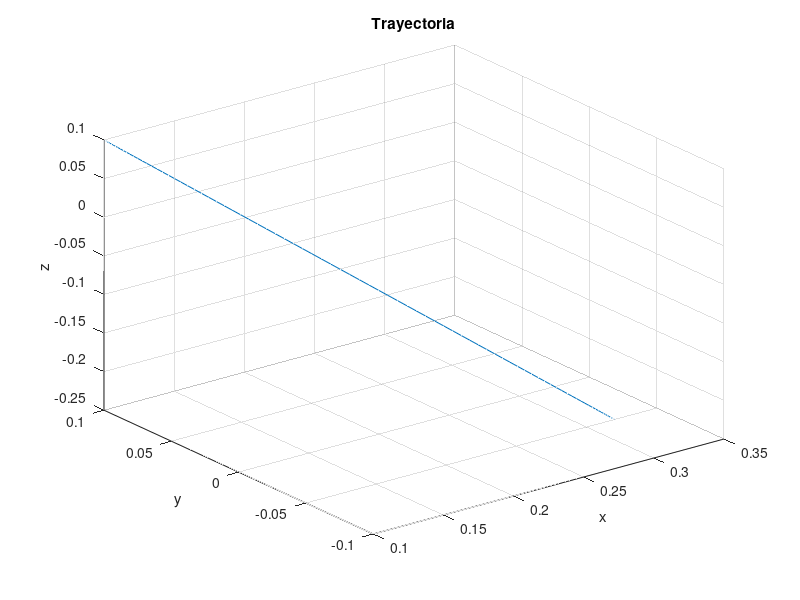
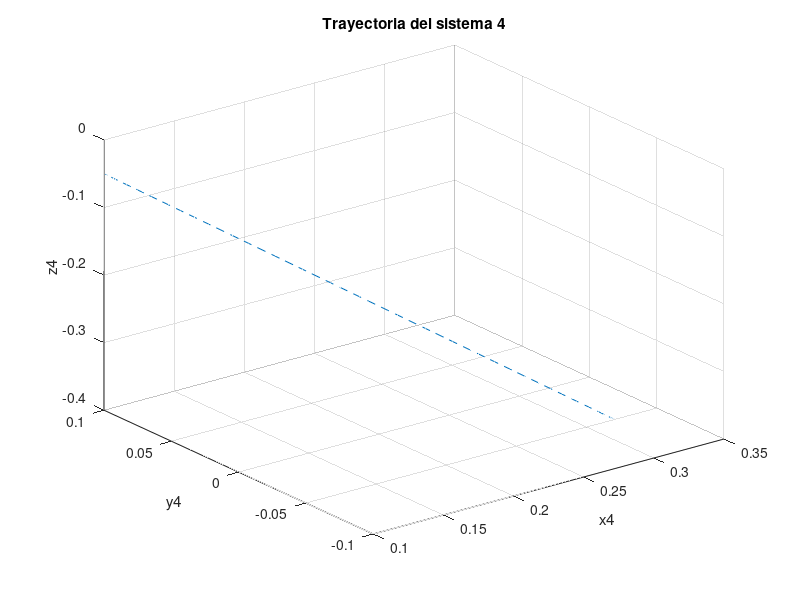
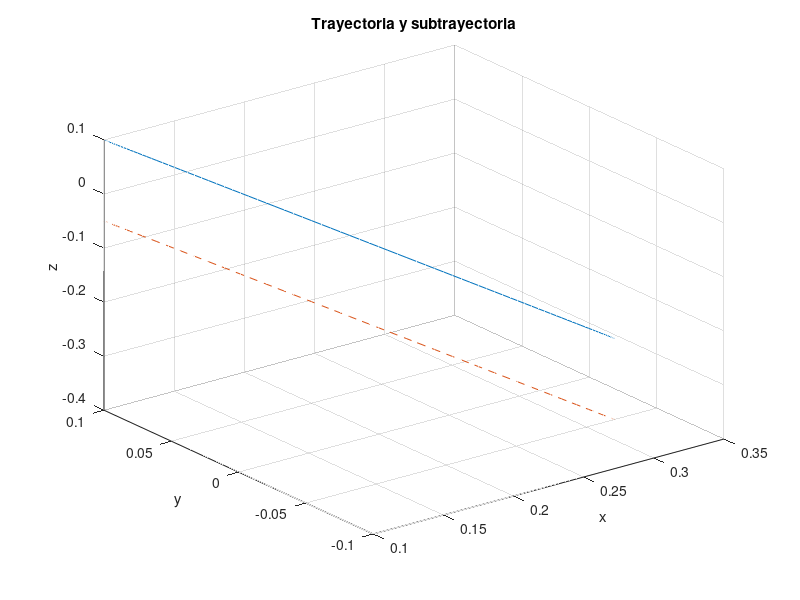

Here is the MATLAB script that generated these plots, in order:
%Definición de trayectoria

%Posición y orientación inical

xp_inicial = 0.1;  %m
yp_inicial = 0.1;  %m
zp_inicial = 0.1;  %m



%Posición y orientación final
xp_final =0.32;  %m
yp_final = -0.05;  %m
zp_final = -0.25;  %m


%Trayectoria

t_total = 10; %s
t_muestreo = 0.1; %s
t_sim = 0:t_muestreo:t_total; %arreglo del tiempo

%Puntos de la trayectoria
xp = xp_inicial+((10/t_total^3)*t_sim.^3-(15/t_total^4)*t_sim.^4+(6/t_total^5)*t_sim.^5)*(xp_final-xp_inicial);
yp = yp_inicial+((10/t_total^3)*t_sim.^3-(15/t_total^4)*t_sim.^4+(6/t_total^5)*t_sim.^5)*(yp_final-yp_inicial);
zp = zp_inicial+((10/t_total^3)*t_sim.^3-(15/t_total^4)*t_sim.^4+(6/t_total^5)*t_sim.^5)*(zp_final-zp_inicial);

figure
plot3(xp,yp,zp)
title('Trayectoria')
xlabel('x')
ylabel('y')
zlabel('z')
grid on

%%%%%Cálculo de las xy del sistema 3

Lpinza = 0.15;

x4 = xp;
y4 = yp;
z4 = zp-Lpinza;

figure 
plot3(x4,y4,z4,'--')
title('Trayectoria del sistema {4}')
xlabel('x4')
ylabel('y4')
zlabel('z4')
grid on


%%%%%%%%%%%%%%%%%%%%%%%%%%%%%%%

figure
plot3(xp,yp,zp,x4,y4,z4,'--')
title('Trayectoria y subtrayectoria')
xlabel('x')
ylabel('y')
zlabel('z')
grid on

% %%%Fin del diseño de trayectorias


% %%%%%%%parametros del robot
% b1 = 0.215;%0z1
% L1 = 0.137; %1z2
% L2 = 0.220;%2z3
%  
% %%Cálculo de la solución analítica
%  
%  
% z1 = [0;0;1];     %Vector de dirección z1
% z1_n = 1;       %Norma del vector z1
% p0_1 = [0;0;b1];    %Posición del sistema 1 con respecto al sistema 0
%  
% for i=1:length(t_sim)
%     
%     p0_P = [xp(i);yp(i);zp(i)]; %Vector de posición del sistema P con respecto a 0
%     p1_P =  p0_P-p0_1;  
% %Vector de posición del sistema P con respecto a 1
%     
%     nor_p1_P = norm(p1_P);
% %Cálculo de la norma del vector p1_P
%     produc_p = dot(z1,p1_P);
%     
%     ang_phi = acos(dot(z1,p1_P)/(norm(p1_P)*z1_n));
%     ang_alfa = acos((L1^2+nor_p1_P^2-L2^2)/(2*L1*nor_p1_P));
%     
%     theta1_analitic(i) = atan2(yp(i),xp(i));
%     theta2_analitic(i) = ang_phi-ang_alfa;
%     theta3_analitic(i) = pi-asin(nor_p1_P*sin(ang_alfa)/L2);
% end
%  
% %%Grafica de la postura de las juntas
%  
% figure
% plot(t_sim,theta1_analitic,t_sim,theta2_analitic,t_sim,theta3_analitic)
% grid on
% title('Posiciones angulares numerico')
% xlabel('t')
% ylabel('rad/s')
% legend({'theta1','theta2','theta3'},'Location','southwest')
%  
% %%Generación de las señales de salida
%  
% t = transpose(t_sim);
%  
% theta1_geo = transpose(-theta1_analitic);
% theta2_geo = transpose(-theta2_analitic);
% theta3_geo = transpose(theta3_analitic);
%  
% signal_theta1geo = [t theta1_geo];
% signal_theta2geo = [t theta2_geo];
% signal_theta3geo = [t theta3_geo];
%  

%%%%%%%%%%%%%%%%%%%%%%%%%%%%%%%%%%%%
%%%%%%%%Simulación númerica%%%%%%%%%
% 
% 
% for i=1:length(t_sim)
%     
% 
% %Definición del primer eslabón
% x1L = 0;
% y1L = 0;
% z1L = b1;
% 
% %Definición del segundo eslabón
% x2L = -a2*cos(theta1_analitic(i))*sin(theta2_analitic(i));
% y2L = -a2*sin(theta1_analitic(i))*sin(theta2_analitic(i));
% z2L = b1+a2*cos(theta2_analitic(i));
% 
% %Definición del tercer eslabón
% x3L = cos(theta1_analitic(i))*(a3*cos(theta2_analitic(i)+theta3_analitic(i))-a2*sin(theta2_analitic(i)));
% y3L = sin(theta1_analitic(i))*(a3*cos(theta2_analitic(i)+theta3_analitic(i))-a2*sin(theta2_analitic(i)));
% z3L = b1+a2*cos(theta2_analitic(i))+a3*sin(theta2_analitic(i)+theta3_analitic(i));
% 
% 
% %figure
% 
% 
% quiver3(0,0,0,x1L,y1L,z1L,'Color','red','LineStyle','-')
% 
% quiver3(x1L,y1L,z1L,x2L,y2L,z2L,'Color','green','LineStyle','-')
% hold on
% quiver3(x2L,y2L,z2L,x3L,y3L,z3L,'Color','blue','LineStyle','-')
% 
% F = getframe;
% 
% end
% 
% movie(F)
% 
% 
% 
% 
